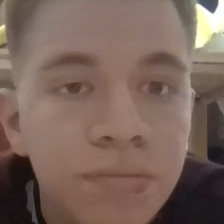
#> input picture asistencia/dataset/Kevin_Davila/10.jpg, 224 x 224 px, given in place of the camera
$ python capturar.py dataset/Kevin_Davila/10.jpg
#> lines starting #> are read from the running program, lines starting #| are printed output that depends on the picture; after the words box and inside, x2 and y2 are one past the last pixel; in counts of white or black regions, pixels touching at a corner belong together
import cv2
import os

def get_next_person_name(save_dir='dataset'):
    os.makedirs(save_dir, exist_ok=True)
    existing = [d for d in os.listdir(save_dir) if os.path.isdir(os.path.join(save_dir, d)) and d.startswith("persona")]
    numbers = [int(d.replace("persona", "")) for d in existing if d.replace("persona", "").isdigit()]
    next_number = max(numbers) + 1 if numbers else 1
    return f"persona{next_number}"

def capture_faces(person_name, save_dir='dataset', num_images=200):
#> called with person_name = 'dataset/Kevin_Davila/10.jpg', save_dir = 'dataset', num_images = 200
    face_cascade = cv2.CascadeClassifier(cv2.data.haarcascades + 'haarcascade_frontalface_default.xml')

    person_dir = os.path.join(save_dir, person_name)
    os.makedirs(person_dir, exist_ok=True)

    cap = cv2.VideoCapture(0)
    count = 0

    while count < num_images:
        ret, frame = cap.read()
#> frame is the input picture: shape (224, 224, 3); mean B, G, R 90.1, 100.2, 122.7
        if not ret:
            break

        gray = cv2.cvtColor(frame, cv2.COLOR_BGR2GRAY)
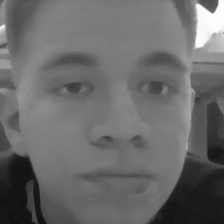
#> gray: shape (224, 224); min 13, max 255, mean 105.8
        faces = face_cascade.detectMultiScale(gray, 1.3, 5)
#> faces = [[17, 11, 196, 196]]

        for (x, y, w, h) in faces:
            face_img = frame[y:y+h, x:x+w]
            face_img = cv2.resize(face_img, (224, 224))  # tamaño recomendado para VGG-Face

            img_path = os.path.join(person_dir, f'{count}.jpg')
            cv2.imwrite(img_path, face_img)
            count += 1

            cv2.rectangle(frame, (x, y), (x+w, y+h), (255, 0, 0), 2)
            cv2.putText(frame, f'{person_name} | {count}/{num_images}', (10, 30),
                        cv2.FONT_HERSHEY_SIMPLEX, 1, (0,255,0), 2)
#> this loop made 1 pass
#> (x, y, w, h, count) on pass 1: (17, 11, 196, 196, 1)
#> pass 1, in capture_faces, `face_img = frame[y:y+h, x:x+w]`:
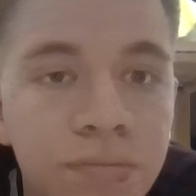
#> face_img: shape (196, 196, 3); mean B, G, R 94.1, 104.9, 129.3
#> after the loop:
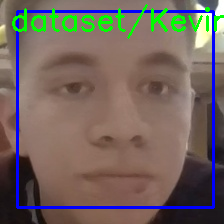
#> frame: shape (224, 224, 3); 7.51% of pixels changed, all inside (x1, y1, x2, y2) = (12, 4, 224, 209)
#> after the loop, count = 1

        cv2.imshow('Capture Faces', frame)
        if cv2.waitKey(1) & 0xFF == ord('q'):
#> (key q is pressed here)
            break

    cap.release()
    cv2.destroyAllWindows()
    print(f"Captura completada para {person_name}.")

# --- Ejecutar automáticamente con nombre incremental ---
if __name__ == "__main__":
    import sys
    if len(sys.argv) > 1:
        nombre_persona = sys.argv[1]
    else:
        nombre_persona = get_next_person_name()
    capture_faces(nombre_persona, num_images=200)
# --- Fin del código ---

$ run again, on asistencia/dataset/Kevin_Davila/102.jpg
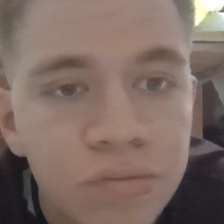
#> input picture asistencia/dataset/Kevin_Davila/102.jpg, 224 x 224 px, given in place of the camera
#> in capture_faces, frame is the input picture: shape (224, 224, 3); mean B, G, R 100, 107.7, 127.4
#> faces = [[16, 16, 196, 196]]
#> the loop in capture_faces, `for (x, y, w, h) in faces:` made 1 pass
#> (x, y, w, h, count) on pass 1: (16, 16, 196, 196, 1)
#> pass 1, in capture_faces, `face_img = frame[y:y+h, x:x+w]`:
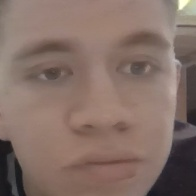
#> face_img: shape (196, 196, 3); mean B, G, R 102.6, 111, 132.8
#> after the loop in capture_faces, `for (x, y, w, h) in faces:`:
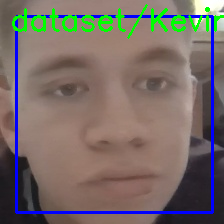
#> frame: shape (224, 224, 3); 7.13% of pixels changed, all inside (x1, y1, x2, y2) = (12, 4, 224, 214)
#> after the loop in capture_faces, `for (x, y, w, h) in faces:`: count = 1

$ run again, on asistencia/dataset/Kevin_Davila/120.jpg
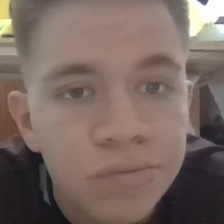
#> input picture asistencia/dataset/Kevin_Davila/120.jpg, 224 x 224 px, given in place of the camera
#> in capture_faces, frame is the input picture: shape (224, 224, 3); mean B, G, R 96.5, 104.5, 121.9
#> faces = [[16, 12, 196, 196]]
#> the loop in capture_faces, `for (x, y, w, h) in faces:` made 1 pass
#> (x, y, w, h, count) on pass 1: (16, 12, 196, 196, 1)
#> pass 1, in capture_faces, `face_img = frame[y:y+h, x:x+w]`:
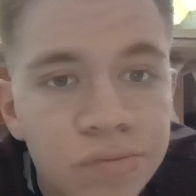
#> face_img: shape (196, 196, 3); mean B, G, R 100.4, 108.7, 128.1
#> after the loop in capture_faces, `for (x, y, w, h) in faces:`:
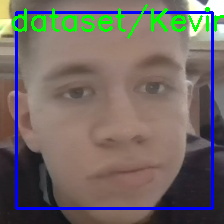
#> frame: shape (224, 224, 3); 7.55% of pixels changed, all inside (x1, y1, x2, y2) = (12, 4, 224, 210)
#> after the loop in capture_faces, `for (x, y, w, h) in faces:`: count = 1
